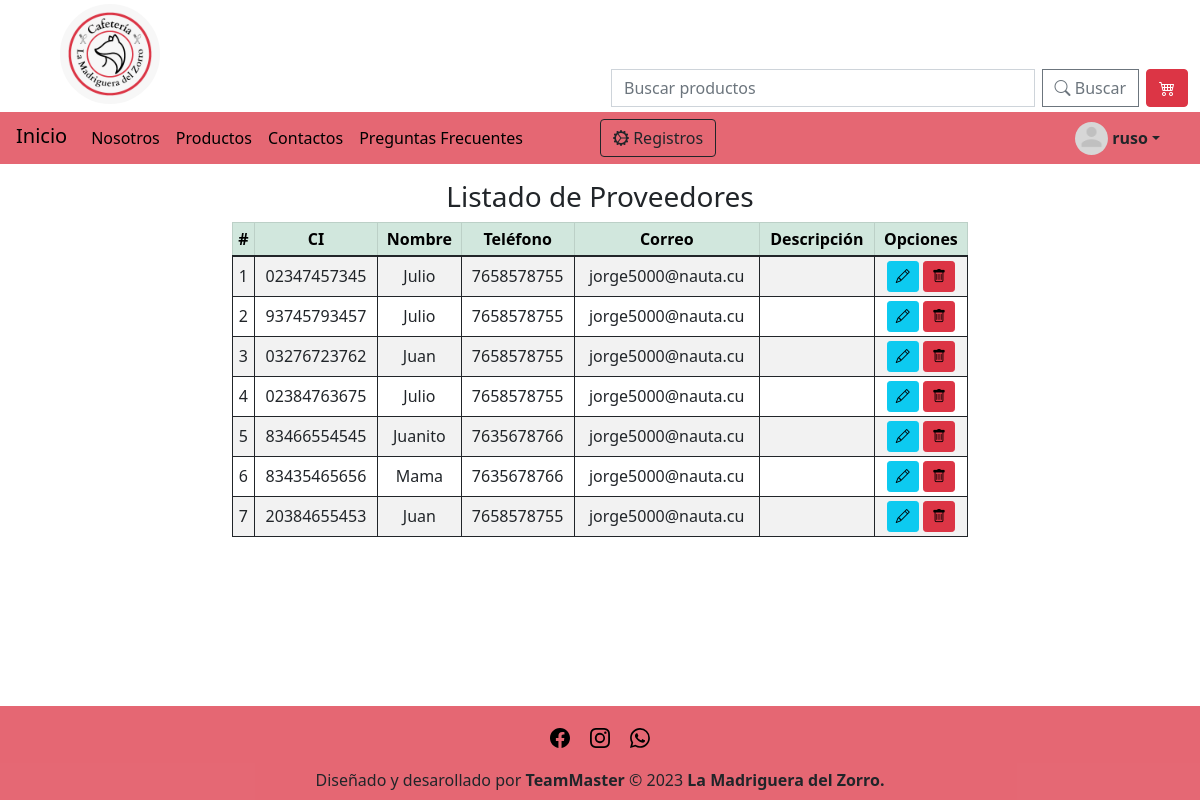
The app's page /listarProveedor/ (signed in), older data.
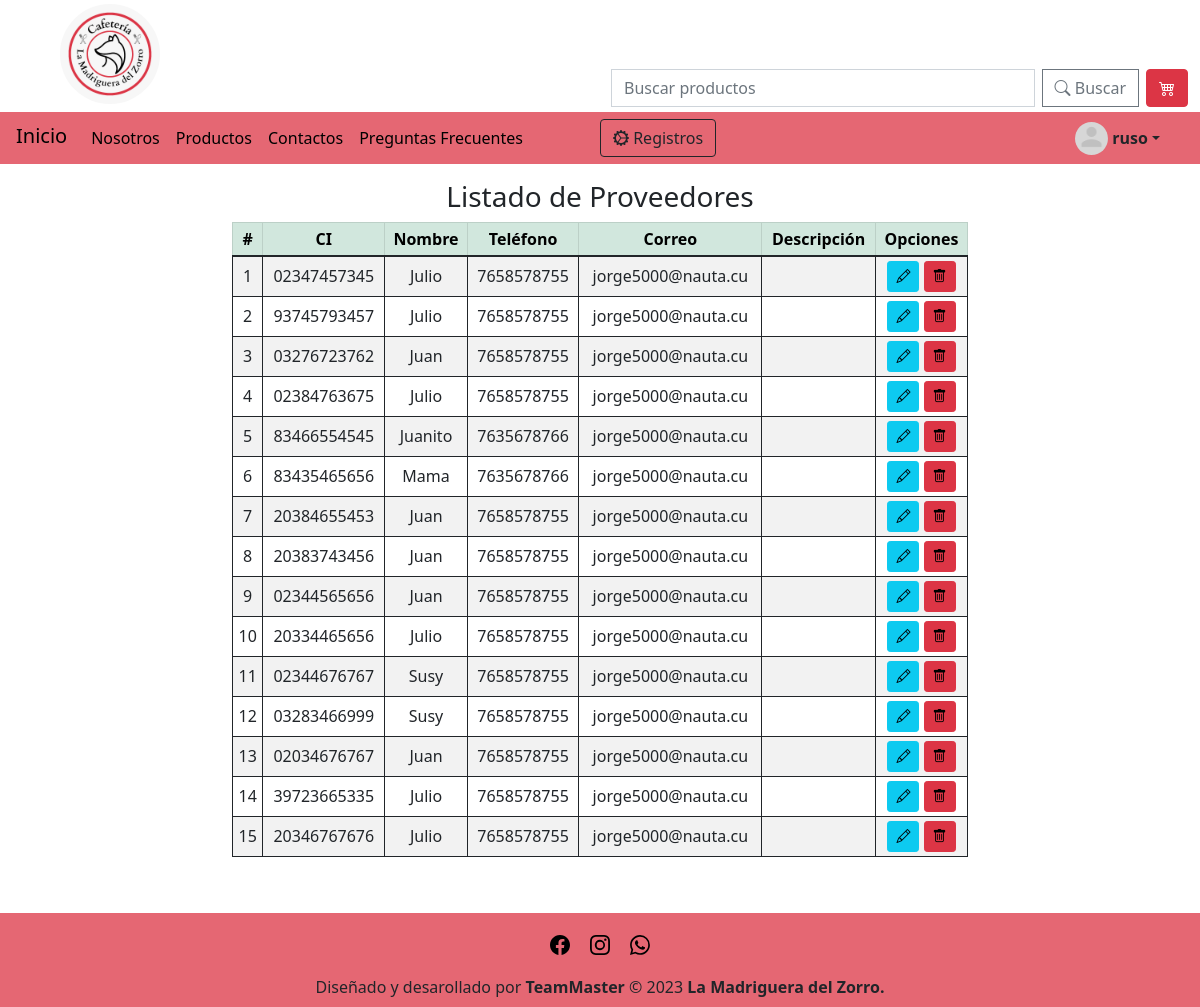
The same page, newer data.
### cafeteria_app/models.py (models this page shows, shortened)
class Proveedor(models.Model):
    ci = models.CharField(primary_key=True, max_length=11,unique=True)
    nombre = models.CharField(max_length=200)
    telefono = models.CharField(max_length=8)
    correo = models.EmailField(max_length=210)
    descripcion = models.TextField(max_length=300)

### cafeteria_app/views.py (the view)
# urls.py: path('listarProveedor/', ProveedorClass.listarProveedor),
    @permission_required('cafeteria.view_listarProveedor')
    def listarProveedor(request):
        proveedoresL = Proveedor.objects.all()
        data = {
            'object_list': proveedoresL
        }
        return render(request,"proveedor/listarProveedores.html",data)

### cafeteria_app/context_processor.py (called while the page is built)
def total_carrito(request):
    total = 0
    if "carrito" in request.session.keys():
        for key, value in request.session["carrito"].items():
            total += value["acumulado"]
    return {"total": total}

### cafeteria_app/templates/proveedor/listarProveedores.html (shortened to what this page needs)
{% extends "base.html" %}
 {% load static %}
{% block body %}
    <div class="container py-3">
        <div class="row">
            <div class="col-sm-12 col-md-6 col-lg-8 text-center mx-auto" >
                <h3>Listado de Proveedores</h3>
                <div class="table-responsive">
                    <table id="datatable" class="table table-striped table-hover table-bordered border-dark table-sm">
                        <thead class="table-success">
                            <tr>
                                <th class="centered">#</th>
                                <th class="centered"> CI </th>
                                <th class="centered"> Nombre </th>
                                <th class="centered"> Teléfono </th>
                                <th class="centered"> Correo </th>
                                <th class="centered"> Descripción </th>
                                <th class="centered">Opciones</th>
                            </tr>
                        </thead>
                            <tbody id="tablebody">
                                {% for p in object_list %}
                                <tr>
                                    <td>{{forloop.counter}}</td>
                                    <td>{{p.ci}}</td>
                                    <td>{{p.nombre}}</td>
                                    <td>{{p.telefono}}</td>
                                    <td>{{p.correo}}</td>
                                    <td >{{p.descripcion}}</td>
                                    <td>
                                    <a href="/edicionProveedor/{{p.ci}}" class="btn btn-info btn-sm bi bi-pencil" title="Editar">
                                    </a>
                                    <a href="/eliminarProveedor/{{p.ci}}" class="btn btn-danger btn-sm btnEliminacion bi bi-trash" title="Eliminar"> </a>
                                </td>
                                </tr>
                                {% endfor %}
                            </tbody>
                    </table>
                </div>
            </div>
        </div>
    </div>
    <br><br>
{% endblock %}

### cafeteria_app/templates/base.html (shortened to what this page needs)
<!DOCTYPE html>
<html lang="en">
<head>
    {% load static %}
    <link rel="stylesheet" href="{% static 'css/bootstrap.min.css' %}">
    <link rel="stylesheet" href="{% static 'css/proveedores.css' %}">
    <link rel="stylesheet" href="{% static 'css/dataTables.bootstrap5.min.css' %}">
    <link rel="stylesheet" href="{% static 'css/bootstrap-icons.css' %}">
    <link rel="stylesheet" href="{% static 'css/fonts/bootstrap-icons.woff' %}">
    <link rel="stylesheet" href="{% static 'css/fonts/bootstrap-icons.woff2' %}">
</head>
<body>
      <div id="top" class="container-fluid">
        <div class="row">
          <div class="col-sm-12 col-md-6 mt-1 mb-2">
            <a href="/">
              <img class="rounded-circle float-start mx-5" src="{% static 'img/logo.jpg' %}" alt="Logo" width="100" height="100">
            </a>
          </div>
          <div id="div_form" class="col-sm-12 col-md-6 mb-1" >
              <form class="input-group" role="search"  method="POST" action="/search/"> {% csrf_token %}
                <input value="{{request.buscador}}" id="buscar" name="buscador" class="form-control me-2 buscar" type="text" placeholder="Buscar productos" >
                <button id="boton" class="btn btn-outline-secondary me-2 bi bi-search" type="submit"> Buscar</button>
                <div class="carrito">
                  <a class="btn btn-danger bi bi-cart4" data-bs-toggle="offcanvas" href="#offcanvasExample1" role="button" aria-controls="offcanvasExample">
                  </a>
                </div>
              </form>
          </div>
        </div>
      </div>
        <nav class="navbar bg-danger bg-opacity-75 navbar-dark p-1 ">
            <div class="container-fluid navbar-expand-md">
              <a class="navbar-brand mb-lg-1" href="/" id="zorrillo">
                Inicio
              </a>
              <div class=" collapse navbar-collapse" id="navbarSupportedContent">
                <ul class="navbar-nav me-auto mb-lg-0 ">
                  <li class="nav-item">
                      <a class="nav-link" aria-current="page" href="{% url 'nosotros' %}">Nosotros</a>
                  </li>
                  <li class="nav-item">
                    <a class="nav-link" href="/#productos">Productos</a>
                  </li>
                  <li class="nav-item">
                    <a class="nav-link " href="/contacto">Contactos</a>
                  </li>
                  <li class="nav-item">
                    <a class="nav-link" href="{% url 'faq' %}">Preguntas Frecuentes</a>
                  </li>
                </ul>
                <div class="dropdown float-end me-4" >
                  <a href="#" class="d-flex align-items-center link-body-emphasis text-decoration-none dropdown-toggle text-dark" data-bs-toggle="dropdown" aria-expanded="false" >
                    <img src="{% static 'img/avatar-mono.png' %}" alt="Avatar" class="rounded-circle me-1" width="33" height="33">
                    {% if user.is_authenticated %}
                    <strong >{{ user.username }}</strong>
                    {% endif %}
                  </a>
                </div>
              </div>
            </div>
            {% if request.user.is_superuser %}
            <div class="menu position-absolute top-48 start-50">
              <a class="btn btn-outline-dark bi bi-gear-wide-connected" data-bs-toggle="offcanvas" href="#offcanvasExample" role="button" aria-controls="offcanvasExample">
              Registros</a>
             </div>
             {% endif %}
        </nav>
   {% block body %}
   {% endblock %}
   <footer class=" text-center text-dark mt-5 bg-danger bg-opacity-75" >
    <div class="container p-3 pb-0 ">
      <section class="mb-2">
        <a class="btn btn-outline-primary btn-sm" href="https://www.facebook.com/universidad.uci" target="_blank" role="button" style="border: none;">
          <img src="{% static 'img/facebook.svg' %}" alt="Facebook" width="20" title="Facebook">
        </a>
        <a class="btn btn-outline-light btn-sm" href="https://www.instagram.com/invites/contact/?i=1i4m8kbbds1bt&utm_content=raz2p57" role="button" role="button" target="_blank" style="border: none;">
          <img src="{% static 'img/instagram.svg' %}" alt="Instagram" width="20" title="Instagram">
        </a>
        <a class="btn btn-outline-success btn-sm" href="https://chat.whatsapp.com/LUB5WtoBCr4Dyk1CjjyfNG" role="button" target="_blank" style="border: none;">
          <img src="{% static 'img/whatsapp.svg' %}" alt="WhatsApp" width="20" title="WhatsApp">
        </a>
      </section>
    </div>
      <div class="text-center p-2">
        Diseñado y desarollado por <b class="text-dark">TeamMaster</b> © 2023 <b class="text-dark">La Madriguera del Zorro.</b>
      </div>
  </footer>
</body>
</html>

### static/css/proveedores.css (style rules this page uses)
th , td { text-align: center !important; vertical-align: middle !important; }
@media only screen and (min-width:768px) { #div_form { margin-top: 4.3rem; } }
#zorrillo { color: black !important; }
.nav-link { color: black !important; }
.bi-trash { color: black; }
html { min-height: 100%; position: relative; }
body { margin: 0; margin-bottom: 70px; }
footer { position: absolute; width: 100%; bottom: 0; }

Row changes from the older to the newer data that the page shows:
added Proveedor: ci "20383743456", nombre "Juan", telefono "7658578755", correo "jorge5000@nauta.cu"
added Proveedor: ci "02344565656", nombre "Juan", telefono "7658578755", correo "jorge5000@nauta.cu"
added Proveedor: ci "20334465656", nombre "Julio", telefono "7658578755", correo "jorge5000@nauta.cu"
added Proveedor: ci "02344676767", nombre "Susy", telefono "7658578755", correo "jorge5000@nauta.cu"
added Proveedor: ci "03283466999", nombre "Susy", telefono "7658578755", correo "jorge5000@nauta.cu"
added Proveedor: ci "02034676767", nombre "Juan", telefono "7658578755", correo "jorge5000@nauta.cu"
added Proveedor: ci "39723665335", nombre "Julio", telefono "7658578755", correo "jorge5000@nauta.cu"
added Proveedor: ci "20346767676", nombre "Julio", telefono "7658578755", correo "jorge5000@nauta.cu"
